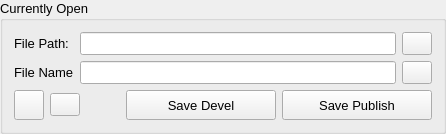
       <widget class="QGroupBox" name="groupBox_2">
        <property name="sizePolicy">
         <sizepolicy hsizetype="Preferred" vsizetype="Fixed">
          <horstretch>0</horstretch>
          <verstretch>0</verstretch>
         </sizepolicy>
        </property>
        <property name="font">
         <font>
          <pointsize>10</pointsize>
         </font>
        </property>
        <property name="title">
         <string>Currently Open</string>
        </property>
        <layout class="QGridLayout" name="gridLayout">
         <item row="0" column="0">
          <layout class="QHBoxLayout" name="horizontalLayout_2">
           <item>
            <widget class="QLabel" name="label_2">
             <property name="sizePolicy">
              <sizepolicy hsizetype="Expanding" vsizetype="Minimum">
               <horstretch>0</horstretch>
               <verstretch>0</verstretch>
              </sizepolicy>
             </property>
             <property name="maximumSize">
              <size>
               <width>60</width>
               <height>16777215</height>
              </size>
             </property>
             <property name="font">
              <font>
               <pointsize>10</pointsize>
              </font>
             </property>
             <property name="text">
              <string>File Path:</string>
             </property>
            </widget>
           </item>
           <item>
            <widget class="QLineEdit" name="filePath_lineEdit">
             <property name="sizePolicy">
              <sizepolicy hsizetype="Expanding" vsizetype="Minimum">
               <horstretch>0</horstretch>
               <verstretch>0</verstretch>
              </sizepolicy>
             </property>
             <property name="font">
              <font>
               <pointsize>10</pointsize>
              </font>
             </property>
             <property name="inputMask">
              <string/>
             </property>
             <property name="readOnly">
              <bool>true</bool>
             </property>
            </widget>
           </item>
           <item>
            <widget class="QPushButton" name="openPath_btn">
             <property name="sizePolicy">
              <sizepolicy hsizetype="Fixed" vsizetype="Fixed">
               <horstretch>0</horstretch>
               <verstretch>0</verstretch>
              </sizepolicy>
             </property>
             <property name="maximumSize">
              <size>
               <width>30</width>
               <height>30</height>
              </size>
             </property>
             <property name="font">
              <font>
               <pointsize>10</pointsize>
              </font>
             </property>
             <property name="text">
              <string/>
             </property>
             <property name="iconSize">
              <size>
               <width>30</width>
               <height>30</height>
              </size>
             </property>
            </widget>
           </item>
          </layout>
         </item>
         <item row="1" column="0">
          <layout class="QHBoxLayout" name="horizontalLayout_3">
           <item>
            <widget class="QLabel" name="label">
             <property name="sizePolicy">
              <sizepolicy hsizetype="Expanding" vsizetype="Minimum">
               <horstretch>0</horstretch>
               <verstretch>0</verstretch>
              </sizepolicy>
             </property>
             <property name="maximumSize">
              <size>
               <width>60</width>
               <height>16777215</height>
              </size>
             </property>
             <property name="font">
              <font>
               <pointsize>10</pointsize>
              </font>
             </property>
             <property name="text">
              <string>File Name:</string>
             </property>
            </widget>
           </item>
           <item>
            <widget class="QLineEdit" name="fileName_lineEdit">
             <property name="sizePolicy">
              <sizepolicy hsizetype="Expanding" vsizetype="Minimum">
               <horstretch>0</horstretch>
               <verstretch>0</verstretch>
              </sizepolicy>
             </property>
             <property name="font">
              <font>
               <pointsize>10</pointsize>
              </font>
             </property>
             <property name="readOnly">
              <bool>true</bool>
             </property>
            </widget>
           </item>
           <item>
            <widget class="QPushButton" name="update_btn">
             <property name="sizePolicy">
              <sizepolicy hsizetype="Fixed" vsizetype="Fixed">
               <horstretch>0</horstretch>
               <verstretch>0</verstretch>
              </sizepolicy>
             </property>
             <property name="maximumSize">
              <size>
               <width>30</width>
               <height>30</height>
              </size>
             </property>
             <property name="text">
              <string/>
             </property>
            </widget>
           </item>
          </layout>
         </item>
         <item row="2" column="0">
          <layout class="QHBoxLayout" name="horizontalLayout">
           <item>
            <widget class="QPushButton" name="addToInventory_pushButton">
             <property name="minimumSize">
              <size>
               <width>30</width>
               <height>30</height>
              </size>
             </property>
             <property name="maximumSize">
              <size>
               <width>30</width>
               <height>30</height>
              </size>
             </property>
             <property name="text">
              <string/>
             </property>
            </widget>
           </item>
           <item>
            <widget class="QPushButton" name="rig_malfunction_checker_pushButton">
             <property name="minimumSize">
              <size>
               <width>30</width>
               <height>0</height>
              </size>
             </property>
             <property name="maximumSize">
              <size>
               <width>30</width>
               <height>16777215</height>
              </size>
             </property>
             <property name="text">
              <string/>
             </property>
            </widget>
           </item>
           <item>
            <spacer name="horizontalSpacer_2">
             <property name="font">
              <font>
               <pointsize>10</pointsize>
              </font>
             </property>
             <property name="orientation">
              <enum>Qt::Horizontal</enum>
             </property>
             <property name="sizeType">
              <enum>QSizePolicy::MinimumExpanding</enum>
             </property>
             <property name="sizeHint" stdset="0">
              <size>
               <width>40</width>
               <height>20</height>
              </size>
             </property>
            </spacer>
           </item>
           <item>
            <widget class="QPushButton" name="saveDev_btn">
             <property name="sizePolicy">
              <sizepolicy hsizetype="Minimum" vsizetype="Minimum">
               <horstretch>0</horstretch>
               <verstretch>0</verstretch>
              </sizepolicy>
             </property>
             <property name="minimumSize">
              <size>
               <width>150</width>
               <height>30</height>
              </size>
             </property>
             <property name="font">
              <font>
               <pointsize>10</pointsize>
              </font>
             </property>
             <property name="text">
              <string>Save Devel</string>
             </property>
            </widget>
           </item>
           <item>
            <widget class="QPushButton" name="savePub_btn">
             <property name="sizePolicy">
              <sizepolicy hsizetype="Minimum" vsizetype="Minimum">
               <horstretch>0</horstretch>
               <verstretch>0</verstretch>
              </sizepolicy>
             </property>
             <property name="minimumSize">
              <size>
               <width>150</width>
               <height>30</height>
              </size>
             </property>
             <property name="font">
              <font>
               <pointsize>10</pointsize>
              </font>
             </property>
             <property name="text">
              <string>Save Publish</string>
             </property>
            </widget>
           </item>
          </layout>
         </item>
        </layout>
       </widget>
